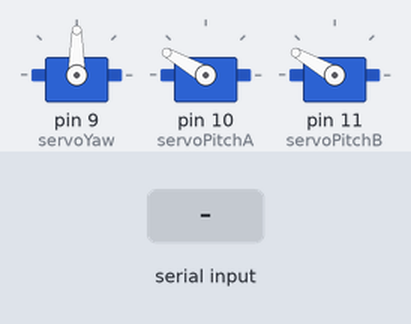
A sketch run on a simulated Arduino Uno, built with avr-gcc and run on an emulated ATmega328P. Shown: 3 × servo. Inputs (shaded band) come from the test bench.

Above: at 2.4 s.
2.5 s: "90,45\n" received over Serial
At 3.5 s:
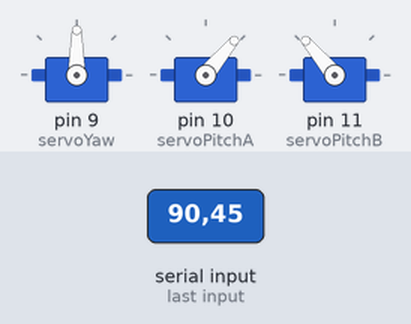
4.0 s: "30,150\n" received over Serial
At 4.7 s:
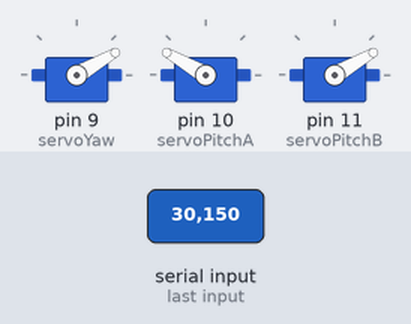
5.5 s: "1,90\n" received over Serial
At 5.8 s:
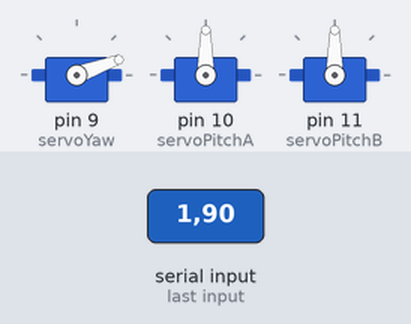
Timing chart, 0 to 8.5 s (numbered marks = the images above; inputs shaded):
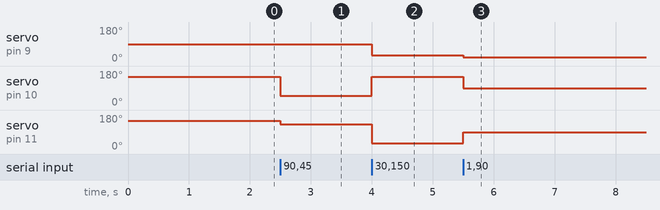

Measured:
- after the input at 2.5 s, servo on pin 10 (servoPitchA): 150° → 50° at once; servo on pin 11 (servoPitchB): 150° → 130° at once
- after the input at 4.0 s, servo on pin 9 (servoYaw): 90° → 30° at once; servo on pin 10 (servoPitchA): 50° → 150° at once; servo on pin 11 (servoPitchB): 130° → 30° at once
- after the input at 5.5 s, servo on pin 9 (servoYaw): 30° → 20° at once; servo on pin 10 (servoPitchA): 150° → 90° at once; servo on pin 11 (servoPitchB): 30° → 90° at once

The sketch:

PROYEKFULLSERVO.ino
```cpp
#include <Servo.h>

Servo servoYaw;      // neck (X)
Servo servoPitchA;   // left pitch
Servo servoPitchB;   // right pitch (mirrored)

bool armed = false;
unsigned long armTimer = 0;

// ---- HARD SERVO LIMITS (DO NOT EXCEED) ----
const int YAW_MIN    = 20;
const int YAW_MAX    = 160;

const int PITCH_MIN  = 50;
const int PITCH_MAX  = 170;

int safeX  = 90;
int safeY1 = 90;
int safeY2 = 150; // B

// ---- SOFT MOVE FUNCTION ----
// void moveSoft(Servo &s, int targetAngle, int stepDelay = 10) {
//     int current = s.read();
//     if (current < targetAngle) {
//         for (int i = current; i <= targetAngle; i++) {
//             s.write(i);
//             delay(stepDelay);
//         }
//     } else if (current > targetAngle) {
//         for (int i = current; i >= targetAngle; i--) {
//             s.write(i);
//             delay(stepDelay);
//         }
//     }
// }

// void moveSoft(Servo &s, int from, int to) {
//   int step = (to > from) ? 1 : -1;
//   for (int pos = from; pos != to; pos += step) {
//     s.write(pos);
//     delay(10);
//   }
// }

void setup() {
  Serial.begin(115200);

  servoYaw.attach(9, 1000, 2000);
  servoPitchA.attach(10, 1000, 2000);
  servoPitchB.attach(11, 1000, 2000);

  // HARD POSITION IMMEDIATELY — NO MOVE SOFT HERE
  servoYaw.write(90);
  servoPitchA.write(150);
  servoPitchB.write(150);   // mirror of 150

  delay(1200);  // allow physical settle
}

void loop() {

if (!armed) {
  if (millis() > 1500) armed = true;
  return;
}

  if (Serial.available()) {
    String data = Serial.readStringUntil('\n');
    int comma = data.indexOf(',');

    if (comma > 0) {
      int yaw   = data.substring(0, comma).toInt();
      int pitch = data.substring(comma + 1).toInt();

      yaw   = constrain(yaw,   YAW_MIN,   YAW_MAX);
      pitch = constrain(pitch, PITCH_MIN, PITCH_MAX);

      servoYaw.write(yaw);
      servoPitchA.write(pitch);
      servoPitchB.write(180 - pitch);

    }
  }
}
```
